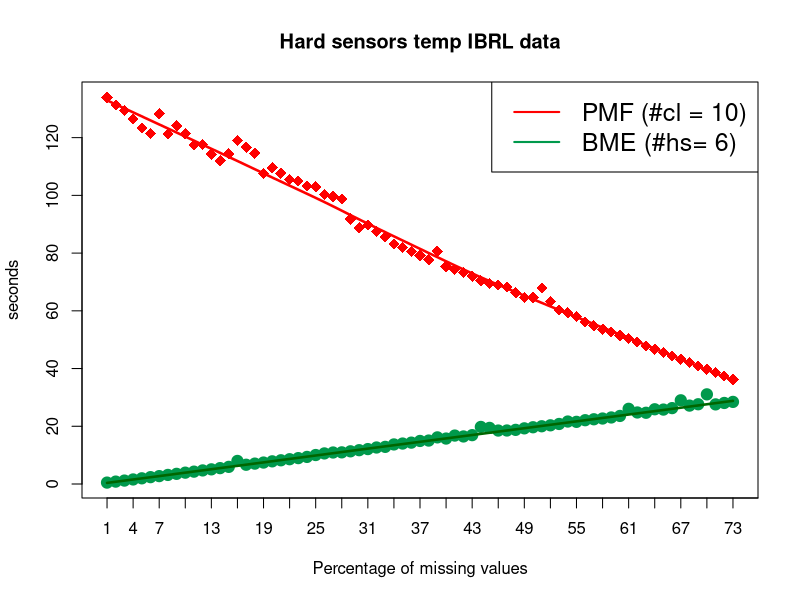
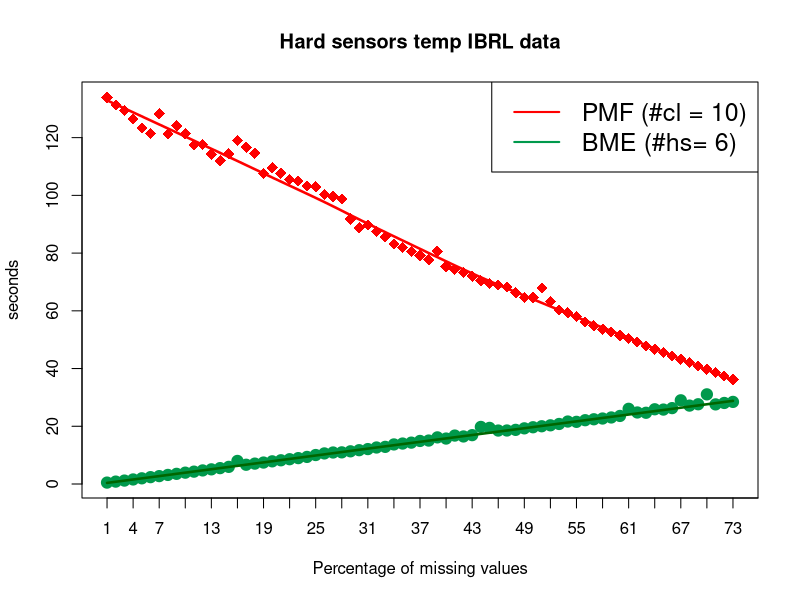

These figures' R source, in order:
df <- read.table("hardUseCase1.csv", sep=",", head=F)
df = df[1:73,]

df$V2[which.max(df$V2)] = df$V2[which.max(df$V2)-1]

plot(1:nrow(df), df$V1,ylab ="seconds", xlab ="Percentage of missing values"
     , main="Hard sensors temp IBRL data", cex=1.5#, ylim = c(4.003,4.027)
     , col="#00994C", pch = 19, xaxt="n", ylim = c(min(df), max(df))
)
axis(1, at = seq(1,85,3))
with(df, lines(loess.smooth(1:nrow(df), V1),col = "#006600", lwd=2.5))
points(1:nrow(df),df$V2 , col="red", pch = 18, xaxt="n", cex=1.5)
with(df, lines(loess.smooth(1:nrow(df), V2),col = "red", lwd=2.5))

legend("topright", legend=c("PMF (#cl = 10)", "BME (#hs= 6)"),
       col=c("red", "#00994C"), lty = 1, cex=1.5, lwd=2)

dev.off()
svg(filename="figUsecase1.svg", width = 12, height = 8, pointsize = 12)
plot(1:nrow(df), df$V1,ylab ="seconds", xlab ="Percentage of missing values"
     , main="Hard sensors temp IBRL data", cex=1.5#, ylim = c(4.003,4.027)
     , col="#00994C", pch = 19, xaxt="n", ylim = c(min(df), max(df))
)
axis(1, at = seq(1,85,3))
with(df, lines(loess.smooth(1:nrow(df), V1),col = "#006600", lwd=2.5))
points(1:nrow(df),df$V2 , col="red", pch = 18, xaxt="n", cex=1.5)
with(df, lines(loess.smooth(1:nrow(df), V2),col = "red", lwd=2.5))

legend("topright", legend=c("PMF (#cl = 10)", "BME (#hs= 6)"),
       col=c("red", "#00994C"), lty = 1, cex=1.5, lwd=2)
dev.off()
